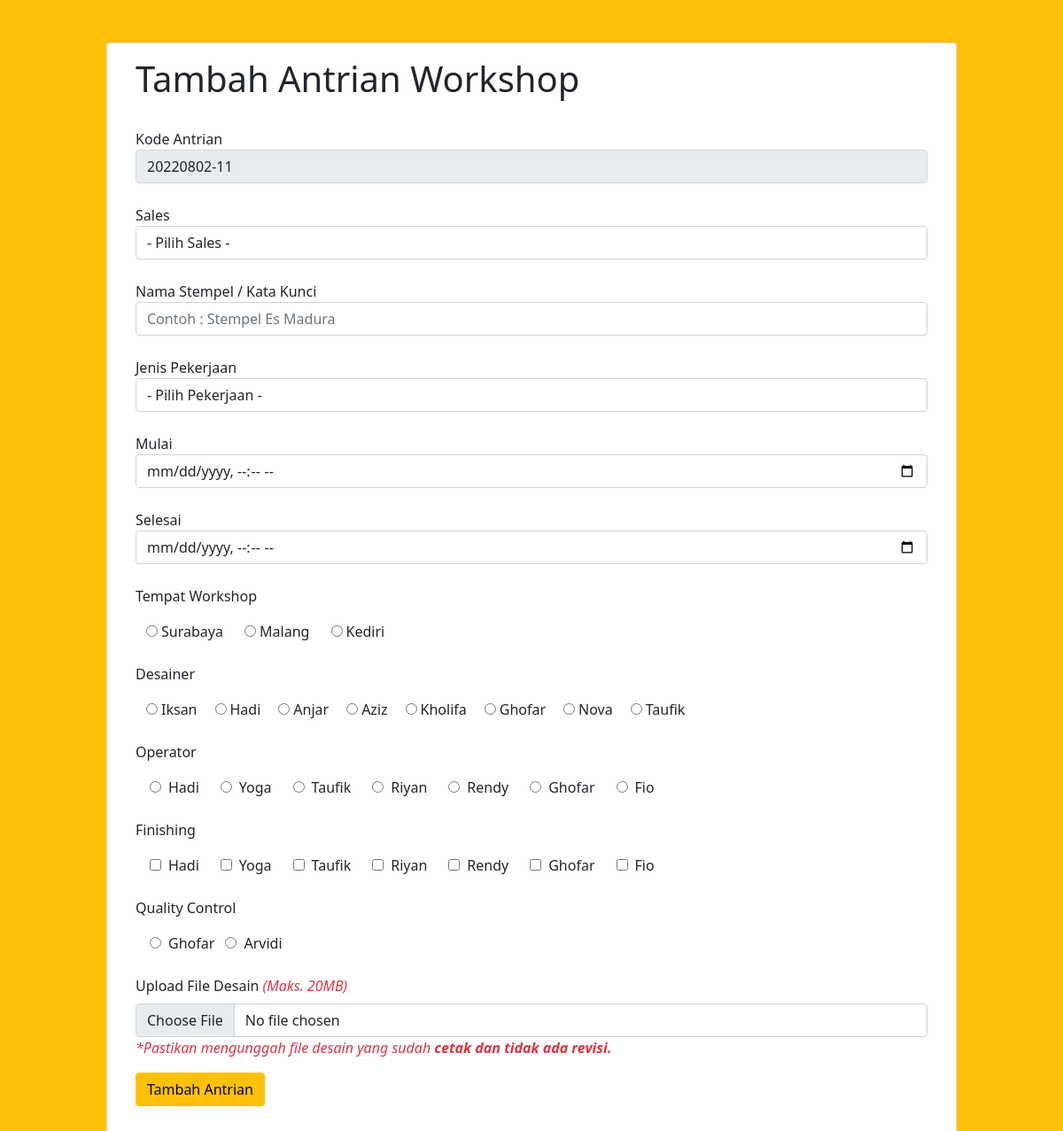
The page /form-daftar.php (signed in) on the database its author committed.
### tables this page shows
CREATE TABLE `data_desainer` (
  `desainerCode` int(3) NOT NULL,
  `desainerName` varchar(255) NOT NULL
);

CREATE TABLE `data_operator` (
  `operatorCode` int(3) NOT NULL,
  `operatorName` varchar(255) NOT NULL
);

### form-daftar.php (the view, shortened to what this page needs)
<?php
include('connection.php');
$sqlOperator = 'SELECT * FROM data_operator';
$sqlDesainer = 'SELECT * FROM data_desainer';
$queryOperator = mysqli_query($connect, $sqlOperator);
$queryDesainer = mysqli_query($connect, $sqlDesainer);
$queryFinishing = mysqli_query($connect, $sqlOperator);
?>
<!DOCTYPE html>
<html lang="en">
<head>
    <link href="https://cdn.jsdelivr.net/npm/bootstrap@5.0.2/dist/css/bootstrap.min.css" rel="stylesheet"
>
    <link href="style.css" rel="stylesheet">
    <link href="http://fonts.cdnfonts.com/css/sf-pro-display" rel="stylesheet">
</head>
<body>
    <div class="container-fluid bg-warning py-5">
        <div class="card mx-auto px-3" style="width: 60rem;">
            <div class="card-body">
        <h1 class="card-title">Tambah Antrian Workshop</h1>
        <br>
        <form action="proses-antrian.php" method="POST" enctype="multipart/form-data">
            <div class="form-group">
                <?php
                $queryAntrian = mysqli_query($connect, 'SELECT max(no_antrian) as noTerbesar FROM data_antrian');
                $dataAntrian = mysqli_fetch_array($queryAntrian);
                $noTerbesar = $dataAntrian['noTerbesar'];
                $noAntrian = $noTerbesar + 1;
                $tanggalSekarang = date("Ymd");
                $noAntrianGabung = $tanggalSekarang . "-" . $noAntrian;
                echo "<label for='antrian'>Kode Antrian</label>";
                echo "<input class='form-control' type='text' name='antrian' value=" . $noAntrianGabung . " readonly>";
                echo "<br>";
                ?>
                <label for="isSales">Sales</label>
                <select class="form-control" id="whoSales" name="isSales">
                    <option value="nol" selected>- Pilih Sales -</option>
                </select>
                <br>
                <label for="keywordStamp">Nama Stempel / Kata Kunci</label>
                <input class="form-control" type="text" placeholder="Contoh : Stempel Es Madura" name="keywordStamp">
                <br>
                <label for="whatJob">Jenis Pekerjaan</label>
                <select class="form-control" id="whatJob" name="whatJob">
                    <option value="nol" selected>- Pilih Pekerjaan -</option>
                </select>
                <br>
                <label for="startJob">Mulai</label>
                <input class="form-control" type="datetime-local" name="startJob">
                <br>
                <label for="finishJob">Selesai</label>
                <input class="form-control" type="datetime-local" name="finishJob">
                <br>
                <div class="radio">
                    <p>Tempat Workshop</p>
                    <label class="mx-2" for="whereWorkshop"><input class='mx-1' type="radio" name="whereWorkshop"
                            value="Surabaya">Surabaya</label>
                    <label class="mx-2" for="whereWorkshop"><input class='mx-1' type="radio" name="whereWorkshop"
                            value="Malang">Malang</label>
                    <label class="mx-2" for="whereWorkshop"><input class='mx-1' type="radio" name="whereWorkshop"
                            value="Kediri">Kediri</label>
                </div>
                <br>
                <div class="radio">
                    <p>Desainer</p>
                    <?php while ($resultDesainer = mysqli_fetch_array($queryDesainer)) {
                        echo "<label class='mx-2' for='isDesainer'><input type='radio' class='mx-1' name='isDesainer' value='" . $resultDesainer['desainerName'] . "'>" . $resultDesainer['desainerName'] . "</label>";
                    }
                    ?>
                </div>
                <br>
                <div class="radio">
                    <p>Operator</p>
                    <?php while ($resultOperator = mysqli_fetch_array($queryOperator)) {
                        echo "<label class='mx-2' for='isOperator'><input type='radio' class='mx-2' name='isOperator' value='" . $resultOperator['operatorName'] . "'>" . $resultOperator['operatorName'] . "</label>";
                    }
                    ?>
                </div>
                <br>
                <div class="radio">
                    <p>Finishing</p>
                    <?php while ($resultFinishing = mysqli_fetch_array($queryFinishing)) {
                        echo "<label class='mx-2' for='isFinishing'><input type='checkbox' class='mx-2' name='isFinishing[]' value='" . $resultFinishing['operatorName'] . "'>" . $resultFinishing['operatorName'] . "</label>";
                    }
                    ?>
                </div>
                <br>
                <p>Quality Control</p>
                <div class="radio">
                    <label class="mx-2" for="isQC">
                        <input class="mx-2" type="radio" name="isQC" value="Ghofar">Ghofar
                        <input class="mx-2" type="radio" name="isQC" value="Arvidi">Arvidi
                    </label>
                </div>
                <br>
                <div class="mb-3">
                    <label for="formFile" class="form-label">Upload File Desain <span class="text-danger fst-italic">(Maks. 20MB)</span></label>
                    <input class="form-control" type="file" id="uFile" name="uFile">
                    <p class="text-danger fst-italic">*Pastikan mengunggah file desain yang sudah <strong> cetak dan tidak ada revisi.</strong></p>
                </div>
                <input type="submit" value="Tambah Antrian" name="daftar" class="btn btn-warning btn-block">
                <br><br>
            </div>
        </form>
    </div>
    </div>
    </div>
</body>
</html>

### rows shown on the page
data_desainer: desainerName "Iksan"
data_desainer: desainerName "Hadi"
data_desainer: desainerName "Anjar"
data_desainer: desainerName "Aziz"
data_desainer: desainerName "Kholifa"
data_desainer: desainerName "Ghofar"
data_desainer: desainerName "Nova"
data_desainer: desainerName "Taufik"
data_operator: operatorName "Hadi"
data_operator: operatorName "Yoga"
data_operator: operatorName "Taufik"
data_operator: operatorName "Riyan"
data_operator: operatorName "Rendy"
data_operator: operatorName "Ghofar"
data_operator: operatorName "Fio"
